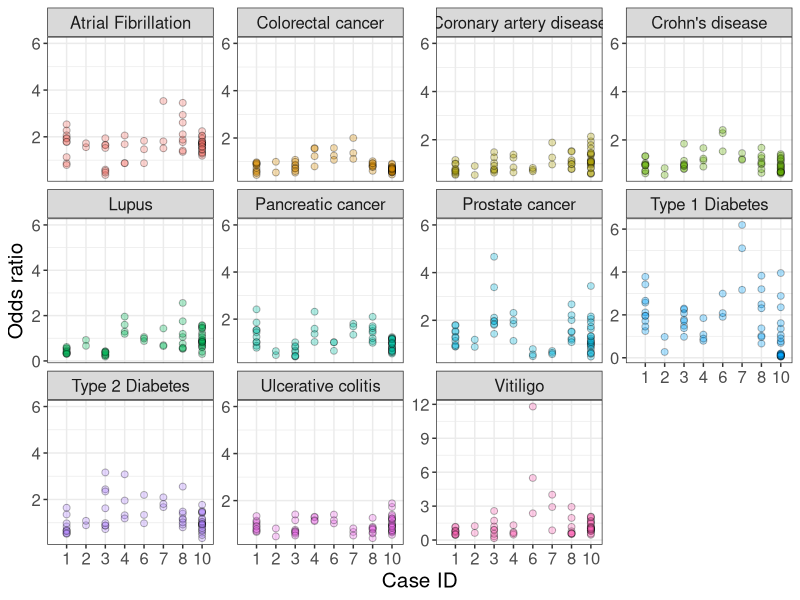
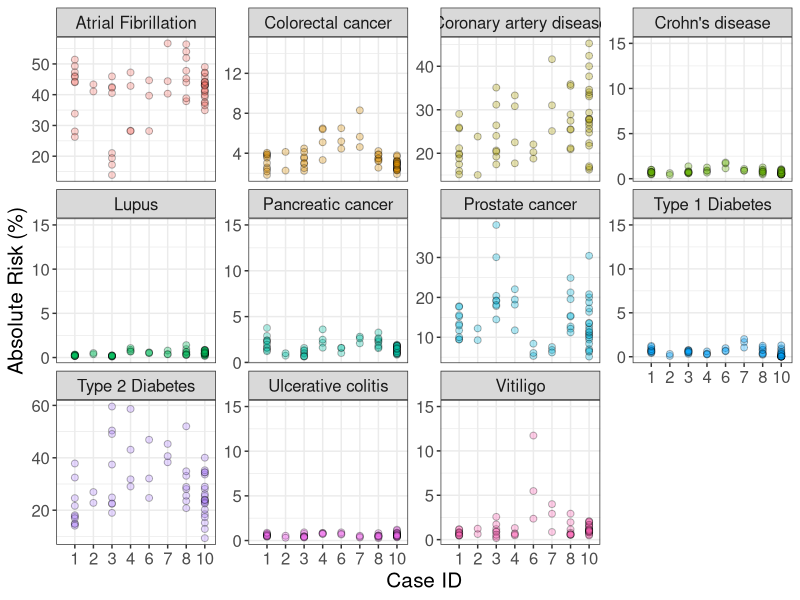

Write R code to recreate these figures, in order.
library(ggplot2)
#Read data into a table
oddsratios<-read.table("./data/retro.or.lifetimerisk.txt", header=T)

#Choose file to save figure
png("./figures/suppfig4a.png", width=1000, height=500)

#Generate plots for each phenotype with data for each family
ggplot(oddsratios,aes(x=as.factor(caseid),y=oddsratio,fill=phenotype),show.legend=FALSE) + geom_point(data=oddsratios,aes(x=as.factor(caseid),y=as.numeric(oddsratio)),shape = 21,size=2, color="black",alpha=.31,show.legend=FALSE) + facet_wrap(~ phenotype, ncol=4, scales = "free_y")+theme(panel.border = element_rect(colour = "black", fill=NA, size=0.1),strip.background = element_blank()) + theme_bw()+ylab("Odds ratio") + xlab("Case ID")+geom_blank(data=oddsratios, aes(x=0, y=6))+theme(text = element_text(size=15))
dev.off()


#Choose file to save figure
png("./figures/suppfig4b.png", width=1000, height=500)

#Generate plots for each phenotype with data for each family
ggplot(oddsratios,aes(x=as.factor(caseid),y=lifetimerisk*100,fill=phenotype),show.legend=FALSE) + geom_point(data=oddsratios,aes(x=as.factor(caseid),y=as.numeric(lifetimerisk*100)),shape = 21,size=2, color="black",alpha=.31,show.legend=FALSE) + facet_wrap(~ phenotype, ncol=4, scales = "free_y")+theme(panel.border = element_rect(colour = "black", fill=NA, size=0.1),strip.background = element_blank()) + theme_bw()+ylab("Absolute Risk (%)") + xlab("Case ID")+geom_blank(data=oddsratios, aes(x=0, y=15))+theme(text = element_text(size=15))
dev.off()